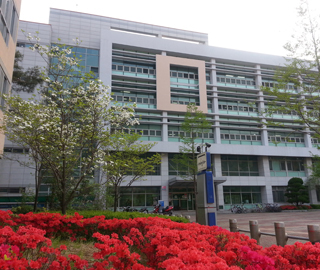
//> input picture Ch6/image/color_model.jpg, 320 x 270 px
$ ./convert_CMY   (built with g++ and OpenCV 4)
//> lines starting //> are read from the running program, lines starting //| are printed output that depends on the picture
#include <opencv2/opencv.hpp>
using namespace cv;
using namespace std;
int main()
{
	Mat BGR_img = imread("../image/color_model.jpg", IMREAD_COLOR);
//> BGR_img is the input picture: 270 rows x 320 cols, CV_8UC3; mean B, G, R 112.2, 114.6, 130.9
	CV_Assert(BGR_img.data);

	Scalar white(255, 255, 255);
	Mat CMY_img = white - BGR_img;
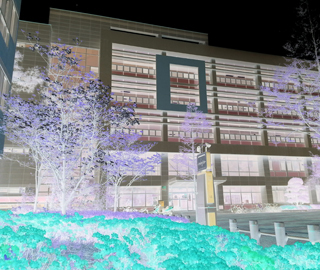
//> CMY_img: 270 rows x 320 cols, CV_8UC3; mean B, G, R 142.8, 140.4, 124.1
	Mat CMY_arr[3];
	split(CMY_img, CMY_arr); // 채널 분리
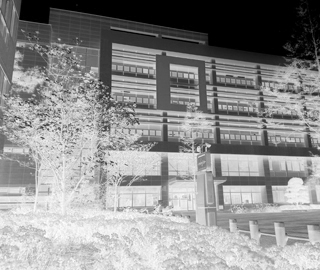
//> CMY_arr[0]: 270 rows x 320 cols, CV_8UC1; min 0, max 255, mean 142.8
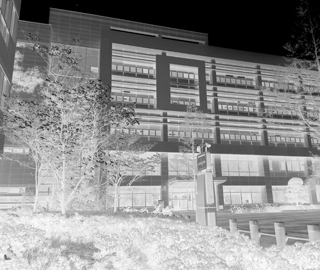
//> CMY_arr[1]: 270 rows x 320 cols, CV_8UC1; min 0, max 254, mean 140.4
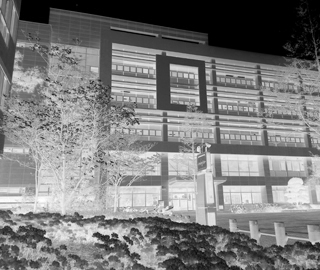
//> CMY_arr[2]: 270 rows x 320 cols, CV_8UC1; min 0, max 255, mean 124.1

	imshow("BGR_img", BGR_img);
	imshow("CMY_img", CMY_img);
	imshow("Yellow", CMY_arr[0]);  // 노랑색 채널
	imshow("Magenta", CMY_arr[1]); // 다홍색 채널
	imshow("Cyan", CMY_arr[2]);	   // 청록색 채널
	waitKey();
	return 0;
}

$ run again, with Ch6/image/add1.jpg copied over Ch6/image/color_model.jpg
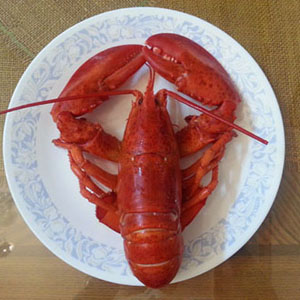
//> input picture Ch6/image/add1.jpg, 300 x 300 px
//> BGR_img is the input picture: 300 rows x 300 cols, CV_8UC3; mean B, G, R 110.8, 121.3, 157.8
//> `split(CMY_img, CMY_arr);`:
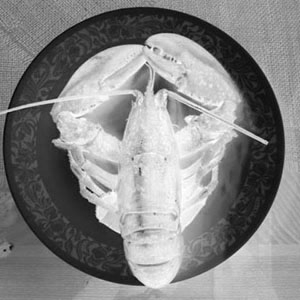
//> CMY_arr[1]: 300 rows x 300 cols, CV_8UC1; min 3, max 255, mean 133.7
//> `split(CMY_img, CMY_arr);`:
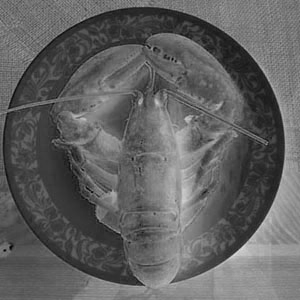
//> CMY_arr[2]: 300 rows x 300 cols, CV_8UC1; min 0, max 220, mean 97.2

$ run again, with Ch6/image/add2.jpg copied over Ch6/image/color_model.jpg
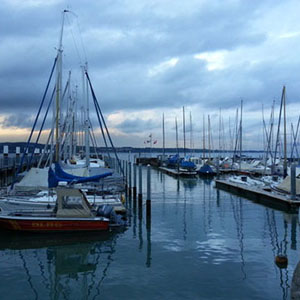
//> input picture Ch6/image/add2.jpg, 300 x 300 px
//> BGR_img is the input picture: 300 rows x 300 cols, CV_8UC3; mean B, G, R 157.8, 130.2, 99.7
//> `split(CMY_img, CMY_arr);`:
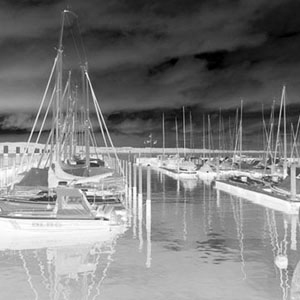
//> CMY_arr[1]: 300 rows x 300 cols, CV_8UC1; min 0, max 255, mean 124.8
//> `split(CMY_img, CMY_arr);`:
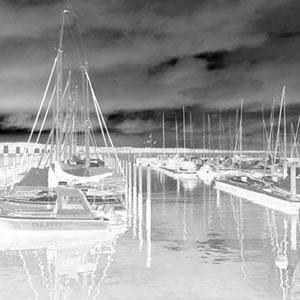
//> CMY_arr[2]: 300 rows x 300 cols, CV_8UC1; min 0, max 255, mean 155.3

$ run again, with Ch6/image/bright - 복사본.jpg copied over Ch6/image/color_model.jpg
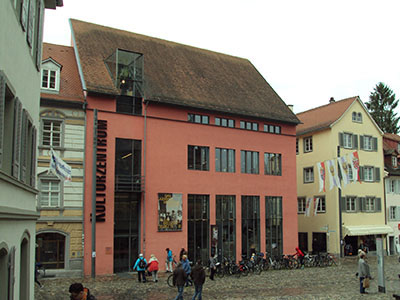
//> input picture Ch6/image/bright - 복사본.jpg, 400 x 300 px
//> BGR_img is the input picture: 300 rows x 400 cols, CV_8UC3; mean B, G, R 113, 125.9, 135.3
//> `Mat CMY_img = white - BGR_img;`:
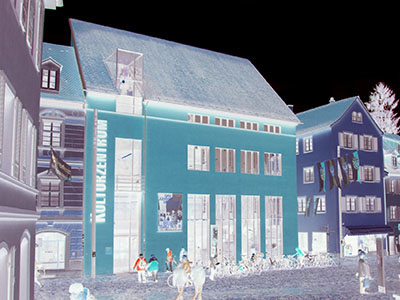
//> CMY_img: 300 rows x 400 cols, CV_8UC3; mean B, G, R 142, 129.1, 119.7
//> `split(CMY_img, CMY_arr);`:
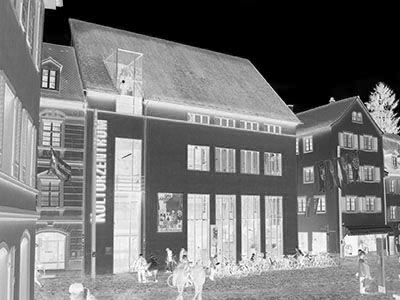
//> CMY_arr[2]: 300 rows x 400 cols, CV_8UC1; min 0, max 255, mean 119.7
